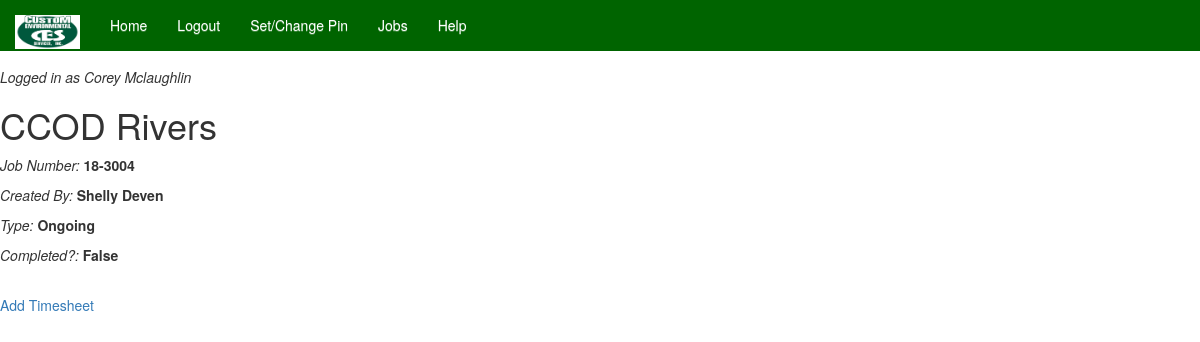
The page /time_sheet/job/3 (signed in) on the database its author committed.
### accounts/models.py (models this page shows, shortened)
class User(AbstractBaseUser):
    email = models.EmailField(max_length=255, unique=True)
    first_name = models.CharField(max_length=30)
    last_name = models.CharField(max_length=40)
    time_stamp = models.DateTimeField(auto_now_add=True)
    is_active = models.BooleanField(default=True)
    is_staff = models.BooleanField(default=False)
    is_admin = models.BooleanField(default=False)
    USERNAME_FIELD = 'email'
    REQUIRED_FIELDS = []  # email and password are included by default
    objects = UserManager()
    def get_full_name(self):
        return self.first_name + ' ' + self.last_name

class Employee(models.Model):
    user = models.OneToOneField(User, on_delete=models.CASCADE)
    pin = models.CharField(max_length=15, default=0000, blank=True, null=True)
    def get_full_name(self):
        return self.user.get_full_name()
    def __str__(self):
        return self.get_full_name()

### time_sheet/models.py (models this page shows, shortened)
class Job(models.Model):
    address = models.CharField(max_length=150) # ADDED
    name = models.CharField(max_length=100)
    job_num = models.CharField(max_length=20, unique=True)
    created_by = models.ForeignKey(Employee, on_delete=models.SET_NULL, null=True, blank=True)
    type = models.CharField(max_length=20, choices=JOB_TYPE_CHOICES)
    completed = models.BooleanField(blank=True, null=True)
    created_date = models.DateField(auto_now_add=True, blank=True, null=True)
    completed_date = models.DateField(blank=True, null=True)

### time_sheet/views.py (the view)
# urls.py: path('job/<int:job_id>', SingleJobView.as_view(), name='single_job'),
class SingleJobView(View):
    def get(self, request, job_id):
        context = {
            'job': Job.objects.get(id=job_id)
        }
        return render(request, 'single_job.html', context)

### time_sheet/templates/single_job.html
{% extends 'base.html' %}
{% block content %}
<h1>{{ job.name }}</h1>
<p><i>Job Number:</i> <b>{{ job.job_num }}</b></p>
<p><i>Created By:</i> <b>{{ job.created_by }}</b></p>
<p><i>Type:</i> <b>{{ job.type }}</b></p>
<p><i>Completed?:</i> <b>{{ job.completed }}</b></p>
<br>
<a href="{% url 'add_timesheet' job_id=job.id %}">Add Timesheet</a>
{% endblock content %}

### templates/base.html (shortened to what this page needs)
<!DOCTYPE html>
<html>
<head>
  {% block extra_head %}<link rel="stylesheet" href="//maxcdn.bootstrapcdn.com/bootstrap/3.2.0/css/bootstrap.min.css">
<link rel="stylesheet" href="//maxcdn.bootstrapcdn.com/bootstrap/3.2.0/css/bootstrap-theme.min.css">{% endblock %}
</head>
{% load static %}
<header>
    <div class="container clearfix">
<div class= "navbar-wrapper">
    <div class="container">
        <nav class = "navbar navbar-fixed-top" id="navbar_whole">
                <div class = "navbar-header">
                    <a class="navbar-brand" href="{%url 'home' %}">
                         <img class="img-responsive" src="/static/images/ces_logo_image.png" height="60" width="65">
                    </a>
                </div>
                <div id= "navbar" class="navbar-collapse collapse">
                    <ul class="nav navbar-nav">
                        <li>
                            <a href="{% url 'home' %}">Home</a>
                        </li>
                        <li>
                            <a href="{% url 'logout' %}">Logout</a>
                        </li>
                      <li>
                            <a href="{% url 'set_pin' %}">Set/Change Pin</a>
                        </li>
                        <li>
                            <a href="{% url 'jobs' %}">Jobs</a>
                        </li>
                        <li>
                            <a href="{% url 'help' %}">Help</a>
                        </li>
                    </ul>
                </div>
        </nav>
    </div>
</div>
</div>
</header>
<body>
{% block body %}
<br><br><br>
<i><h5>Logged in as {{ user.get_full_name }}</h5></i>
  {% block content %}{% endblock content %}
{% endblock body %}
</body>
</html>

### templates/base.html (style rules this page uses)
#navbar_whole { background-color: darkgreen; }
nav .navbar-nav li a { color: white !important; }

### rows shown on the page
User: get_full_name "Corey Mclaughlin"
Job: name "CCOD Rivers", job_num "18-3004", created_by "Shelly Deven", type "Ongoing", completed "False"
